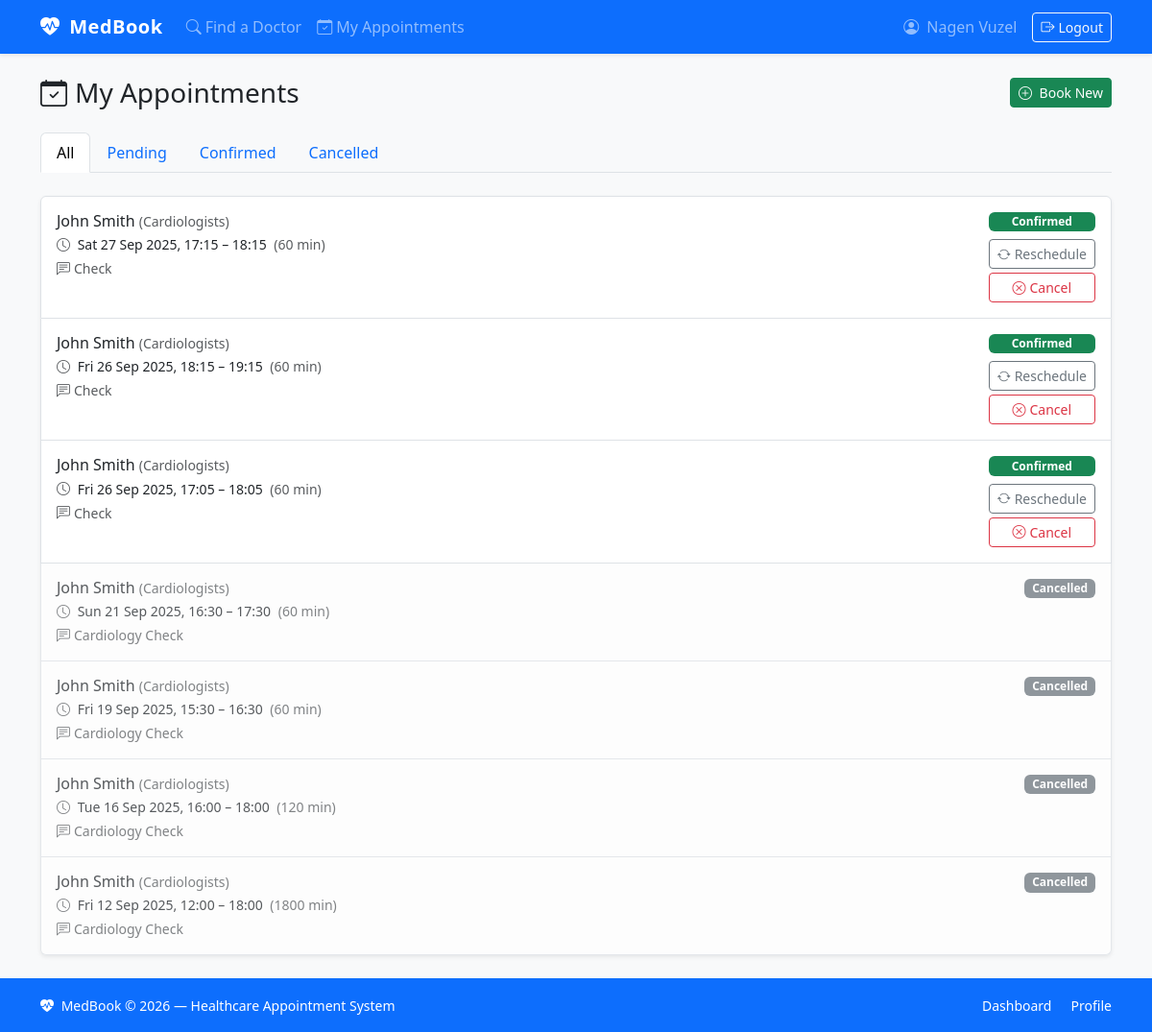
/my-appointments/ (signed in), run on the app's committed database.
### bookings/models.py (models this page shows, shortened)
class Appointment(models.Model):
    patient = models.ForeignKey(
        PatientProfile,
        on_delete=models.CASCADE,
        related_name="appointments",
    )
    doctor = models.ForeignKey(
        DoctorProfile,
        on_delete=models.CASCADE,
        related_name="appointments",
    )
    start = models.DateTimeField()
    end = models.DateTimeField()
    status = models.CharField(max_length=10, choices=APPT_STATUS, default="PENDING")
    reason = models.CharField(max_length=200, blank=True, help_text="Optional reason for visit.")
    class Meta:
        ordering = ["-start"]
    @property
    def duration_minutes(self) -> int:
        return int((self.end - self.start).total_seconds() // 60)

### accounts/models.py (models this page shows, shortened)
class TimeStampedModel(models.Model):
    created_at = models.DateTimeField(auto_now_add=True)
    updated_at = models.DateTimeField(auto_now=True)
    class Meta:
        abstract = True

class DoctorProfile(TimeStampedModel):
    user = models.OneToOneField(
        settings.AUTH_USER_MODEL,
        on_delete=models.CASCADE,
        related_name="doctorprofile",
    )
    specialty = models.ForeignKey(
        Specialty,
        on_delete=models.SET_NULL,
        null=True,
        blank=True,
        related_name="doctors",
    )
    bio = models.TextField(blank=True)
    phone = models.CharField(max_length=30, blank=True)
    @property
    def full_name(self) -> str:
        return self.user.get_full_name() or self.user.username

class Specialty(models.Model):
    name = models.CharField(max_length=80, unique=True)
    class Meta:
        verbose_name_plural = "specialties"
        ordering = ["name"]
    def __str__(self) -> str:
        return self.name

### bookings/views.py (the view)
# urls.py: path("my-appointments/", views.my_appointments, name="my_appointments"),
@login_required
def my_appointments(request):
    patient = getattr(request.user, "patientprofile", None)
    if not patient:
        messages.error(request, "You must have a patient account to view appointments.")
        return redirect("bookings:dashboard")
    status_filter = request.GET.get("status", "")
    appointments = (
        Appointment.objects
        .filter(patient=patient)
        .select_related("doctor__user", "doctor__specialty")
        .order_by("-start")
    )
    if status_filter in ("PENDING", "CONFIRMED", "CANCELLED"):
        appointments = appointments.filter(status=status_filter)
    paginator = Paginator(appointments, 10)
    page_obj = paginator.get_page(request.GET.get("page"))
    query_params = request.GET.copy()
    query_params.pop("page", None)
    return render(request, "bookings/my_appointments.html", {
        "page_obj": page_obj,
        "status_filter": status_filter,
        "query_params": query_params.urlencode(),
    })

### accounts/context_processors.py (called while the page is built)
def user_role(request):
    if not request.user.is_authenticated:
        return {"is_patient": False, "is_doctor": False}
    return {
        "is_patient": hasattr(request.user, "patientprofile"),
        "is_doctor": hasattr(request.user, "doctorprofile"),
    }

### bookings/templates/bookings/my_appointments.html (shortened to what this page needs)
{% extends "bookings/base.html" %}
{% block content %}
<div class="d-flex justify-content-between align-items-center mb-4">
  <h1 class="h3 mb-0"><i class="bi bi-calendar-check me-2"></i>My Appointments</h1>
  <a href="{% url 'bookings:doctor_list' %}" class="btn btn-success btn-sm">
    <i class="bi bi-plus-circle me-1"></i> Book New
  </a>
</div>
<ul class="nav nav-tabs mb-4">
  <li class="nav-item">
    <a class="nav-link {% if not status_filter %}active{% endif %}"
       href="{% url 'bookings:my_appointments' %}">All</a>
  </li>
  <li class="nav-item">
    <a class="nav-link {% if status_filter == 'PENDING' %}active{% endif %}"
       href="{% url 'bookings:my_appointments' %}?status=PENDING">Pending</a>
  </li>
  <li class="nav-item">
    <a class="nav-link {% if status_filter == 'CONFIRMED' %}active{% endif %}"
       href="{% url 'bookings:my_appointments' %}?status=CONFIRMED">Confirmed</a>
  </li>
  <li class="nav-item">
    <a class="nav-link {% if status_filter == 'CANCELLED' %}active{% endif %}"
       href="{% url 'bookings:my_appointments' %}?status=CANCELLED">Cancelled</a>
  </li>
</ul>
{% if page_obj.object_list %}
  <div class="list-group shadow-sm">
    {% for a in page_obj %}
      <div class="list-group-item p-3 {% if a.status == 'CANCELLED' %}opacity-75{% endif %}">
        <div class="d-flex justify-content-between align-items-start gap-3">
          <div class="flex-grow-1">
            <h6 class="mb-1">
              {{ a.doctor.full_name }}
              {% if a.doctor.specialty %}
                <span class="text-muted fw-normal small">({{ a.doctor.specialty }})</span>
              {% endif %}
            </h6>
            <p class="mb-1 small">
              <i class="bi bi-clock me-1 text-muted"></i>
              {{ a.start|date:"D d M Y, H:i" }} – {{ a.end|time:"H:i" }}
              <span class="text-muted ms-1">({{ a.duration_minutes }} min)</span>
            </p>
            {% if a.reason %}
              <p class="mb-0 small text-muted">
                <i class="bi bi-chat-left-text me-1"></i>{{ a.reason }}
              </p>
            {% endif %}
          </div>
          <div class="text-end flex-shrink-0">
            <span class="badge status-{{ a.status|lower }} mb-2 d-block">
              {{ a.get_status_display }}
            </span>
            {% if a.status != "CANCELLED" %}
              <a href="{% url 'bookings:appointment_reschedule' a.pk %}"
                 class="btn btn-sm btn-outline-secondary d-block mb-1">
                <i class="bi bi-arrow-repeat me-1"></i>Reschedule
              </a>
              <a href="{% url 'bookings:appointment_cancel' a.pk %}"
                 class="btn btn-sm btn-outline-danger d-block">
                <i class="bi bi-x-circle me-1"></i>Cancel
              </a>
            {% endif %}
          </div>
        </div>
      </div>
    {% endfor %}
  </div>
{% endif %}
{% endblock %}

### bookings/templates/bookings/base.html (shortened to what this page needs)
<!doctype html>
<html lang="en">
<head>
  <link href="https://cdn.jsdelivr.net/npm/bootstrap@5.3.3/dist/css/bootstrap.min.css" rel="stylesheet">
  <link href="https://cdn.jsdelivr.net/npm/bootstrap-icons@1.11.3/font/bootstrap-icons.min.css" rel="stylesheet">
</head>
<body class="bg-light">
<nav class="navbar navbar-expand-lg navbar-dark bg-primary shadow-sm">
  <div class="container">
    <a class="navbar-brand" href="{% url 'bookings:dashboard' %}">
      <i class="bi bi-heart-pulse-fill me-1"></i> MedBook
    </a>
    <div class="collapse navbar-collapse" id="navbarMain">
      {% if request.user.is_authenticated %}
        <ul class="navbar-nav me-auto">
          <li class="nav-item">
            <a class="nav-link" href="{% url 'bookings:doctor_list' %}">
              <i class="bi bi-search me-1"></i>Find a Doctor
            </a>
          </li>
          {% if is_patient %}
            <li class="nav-item">
              <a class="nav-link" href="{% url 'bookings:my_appointments' %}">
                <i class="bi bi-calendar-check me-1"></i>My Appointments
              </a>
            </li>
          {% endif %}
        </ul>
        <ul class="navbar-nav ms-auto align-items-center">
          <li class="nav-item">
            <a class="nav-link" href="{% url 'accounts:profile' %}">
              <i class="bi bi-person-circle me-1"></i>
              {{ request.user.get_full_name|default:request.user.username }}
            </a>
          </li>
          <li class="nav-item">
            <form method="post" action="{% url 'accounts:logout' %}" class="m-0 p-0">
              <button type="submit" class="btn btn-sm btn-outline-light ms-2">
                <i class="bi bi-box-arrow-right me-1"></i>Logout
              </button>
            </form>
          </li>
        </ul>
      {% endif %}
    </div>
  </div>
</nav>
<main class="container my-4">
  {% block content %}{% endblock %}
</main>
<footer class="bg-primary text-white mt-auto py-3">
  <div class="container d-flex flex-column flex-md-row justify-content-between align-items-center">
    <span class="small">
      <i class="bi bi-heart-pulse-fill me-1"></i>
      MedBook &copy; {% now "Y" %} — Healthcare Appointment System
    </span>
    <div class="mt-2 mt-md-0">
      {% if request.user.is_authenticated %}
        <a href="{% url 'bookings:dashboard' %}" class="text-white text-decoration-none small me-3">Dashboard</a>
        <a href="{% url 'accounts:profile' %}" class="text-white text-decoration-none small">Profile</a>
      {% else %}
        <a href="{% url 'accounts:login' %}" class="text-white text-decoration-none small me-3">Login</a>
        <a href="{% url 'accounts:register' %}" class="text-white text-decoration-none small">Register</a>
      {% endif %}
    </div>
  </div>
</footer>
</body>
</html>

### bookings/templates/bookings/base.html (style rules this page uses)
body { display: flex; flex-direction: column; min-height: 100vh; }
main { flex: 1; }
.navbar-brand { font-weight: 700; letter-spacing: .5px; }
.status-confirmed { background-color: #198754 !important; color: #fff !important; }
.status-cancelled { background-color: #6c757d !important; color: #fff !important; }

### data on the page
Appointment: doctor.full_name "John Smith", doctor.specialty "Cardiologists", start "Sat 27 Sep 2025, 17:15", end "18:15", duration_minutes "60", reason "Check", status "Confirmed", shows "Reschedule"
Appointment: doctor.full_name "John Smith", doctor.specialty "Cardiologists", start "Fri 26 Sep 2025, 18:15", end "19:15", duration_minutes "60", reason "Check", status "Confirmed", shows "Reschedule"
Appointment: doctor.full_name "John Smith", doctor.specialty "Cardiologists", start "Fri 26 Sep 2025, 17:05", end "18:05", duration_minutes "60", reason "Check", status "Confirmed", shows "Reschedule"
Appointment: doctor.full_name "John Smith", doctor.specialty "Cardiologists", start "Sun 21 Sep 2025, 16:30", end "17:30", duration_minutes "60", reason "Cardiology Check", status "Cancelled"
Appointment: doctor.full_name "John Smith", doctor.specialty "Cardiologists", start "Fri 19 Sep 2025, 15:30", end "16:30", duration_minutes "60", reason "Cardiology Check", status "Cancelled"
Appointment: doctor.full_name "John Smith", doctor.specialty "Cardiologists", start "Tue 16 Sep 2025, 16:00", end "18:00", duration_minutes "120", reason "Cardiology Check", status "Cancelled"
Appointment: doctor.full_name "John Smith", doctor.specialty "Cardiologists", start "Fri 12 Sep 2025, 12:00", end "18:00", duration_minutes "1800", reason "Cardiology Check", status "Cancelled"

### other printed values
{{ request.user.get_full_name|default:request.user.username }} "Nagen Vuzel"
